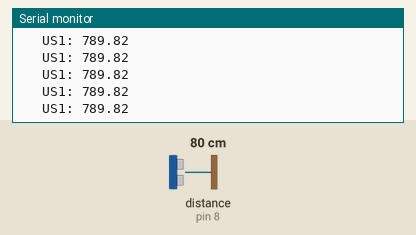
Bench run of a sketch on a simulated Arduino Uno, built with avr-gcc and run on an emulated ATmega328P. Shown: the last lines printed to the serial monitor. Wiring (inferred from the names in the program): ultrasonic range finder: trigger pin 9; echo pin 8. Inputs (shaded band) come from the test bench; at power-on: distance to the obstacle (sensor on pin 8) 80 cm. The echo pulse lasts 58.3 µs per cm.

Above: at 1.2 s.
1.3 s: distance to the obstacle (sensor on pin 8) set to 2 cm
At 1.38 s:
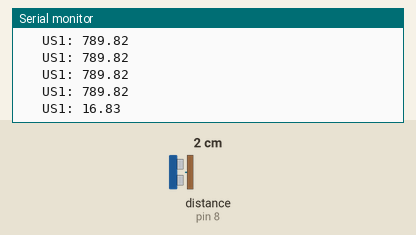
4.3 s: distance to the obstacle (sensor on pin 8) set to 4 cm
At 4.3 s:
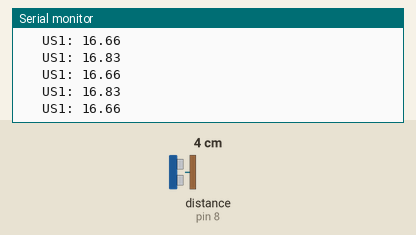
Timing chart, 0 to 7.3 s (numbered marks = the images above; inputs shaded):
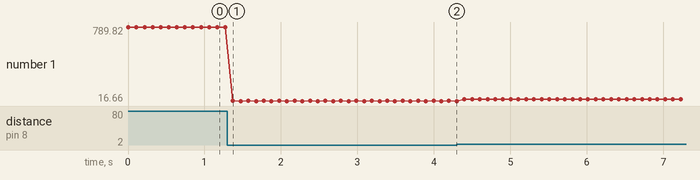

The sketch:

HCSR04_single.ino
```cpp
//Only one HC-SR04
#define TRIG 9
#define ECHO 8
int duration;
float distance_US;

void setup() {
  Serial.begin(115200);
  pinMode(TRIG, OUTPUT);

  pinMode(ECHO, INPUT_PULLUP);
}
void loop() {
  digitalWrite(TRIG, 0);

  delayMicroseconds(2);
  digitalWrite(TRIG, 1);

  delayMicroseconds(10);
  digitalWrite(TRIG, 0);


  duration = pulseIn(ECHO, 1);

  distance_US = duration * 0.34 / 2;

  Serial.println("\t US1: " + String(distance_US));
  delay(100);
}
```

Measured:
- after the input at 1.3 s, the serial monitor: prints a new line after 0.07 s (image 1)
- plotted number 1: 789.82 → 16.66 after the input at 1.3 s, 16.66 → 36.55 after the input at 4.3 s
